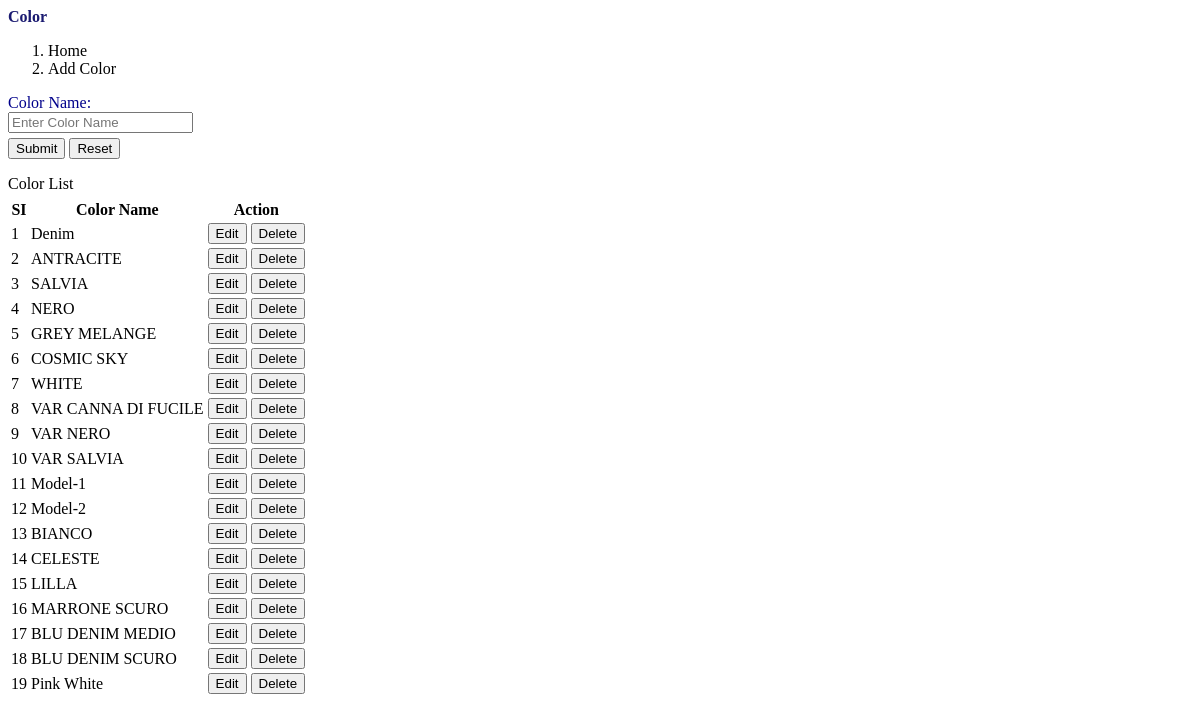
Before: /settings/color.php (signed in) with the older database file.
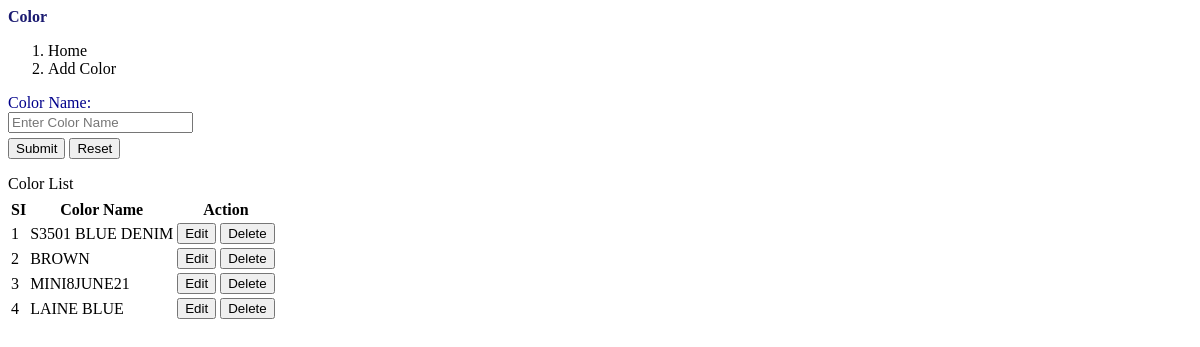
After: the same page with the newer database file.
### tables this page shows
CREATE TABLE `color` (
  `row_id` int(10) NOT NULL,
  `color_id` varchar(15) NOT NULL,
  `color_name` varchar(50) DEFAULT NULL,
  `recording_person_id` varchar(30) DEFAULT NULL,
  `recording_person_name` varchar(50) DEFAULT NULL,
  `recording_time` datetime DEFAULT NULL
);

### settings/color.php (the view, shortened to what this page needs)
<?php
include('../login/db_connection_class.php');
?>
<div class="col-sm-12 col-md-12 col-lg-12">
    <div id="for_all_page_load">
		<div class="panel panel-default">
				<div class="panel-heading" style="color:#191970;"><b>Color</b></div>
				   <nav aria-label="breadcrumb">
					  <ol class="breadcrumb">
					    <li class="breadcrumb-item active" aria-current="page">Home</li>
					     <li class="breadcrumb-item"><a onclick="load_page('settings/color.php')">Add Color</a></li>
					  </ol>
					</nav>
				<form class="form-horizontal" action="" style="margin-top:10px;" name="color_form" id="color_form">
						<div class="form-group form-group-sm" id="form-group_for_color_name">
								<label class="control-label col-sm-3" for="color_name" style="color:#00008B;">Color Name:</label>
								<div class="col-sm-5">
									<input type="text" class="form-control" id="color_name" name="color_name" placeholder="Enter Color Name" required>
								</div>
						</div>
						<div class="form-group form-group-sm">
								<div class="col-sm-offset-3 col-sm-5">
									<button type="button" class="btn btn-primary" onClick="sending_data_of_color_form_for_saving_in_database()">Submit</button>
									<button type="reset" class="btn btn-success">Reset</button>
								</div>
						</div>
				</form>
		</div>
   <div class="panel panel-default" id="table_load">
       <div class="form-group form-group-sm">
	         <label class="control-label col-sm-5" for="search">Color List</label>
	   </div>
        <div class="form-group form-group-sm" >
          <table id="datatable-buttons" class="table table-striped table-bordered">
         	<thead>
                 <tr>
                 <th>SI</th>
                 <th>Color Name</th>
                 <th>Action</th>
                 </tr>
            </thead>
            <tbody>
            <?php
                            $s1 = 1;
                            $sql_for_color = "SELECT * FROM color ORDER BY row_id ASC";
                            $res_for_color = mysqli_query($con, $sql_for_color);
                            while ($row = mysqli_fetch_assoc($res_for_color))
                            {
             ?>
             <tr>
                <td><?php echo $s1; ?></td>
                <td><?php echo $row['color_name']; ?></td>
                <td>
                        <button type="submit" id="edit_color" name="edit_color"  class="btn btn-primary btn-xs" onclick="load_page('settings/edit_color.php?color_id=<?php echo $row['color_id'] ?>')"> Edit </button>
                        <button type="submit" id="delete_color" name="delete_color"  class="btn btn-danger btn-xs" onclick="sending_data_for_delete_color('<?php echo $row['color_id'] ?>')"> Delete </button>
                 </td>
                <?php
                $s1++;
                                 }
                 ?>
             </tr>
          </tbody>
         </table>
        </div>
      </div>
    </div>
</div>

### settings/color.php (style rules this page uses)
.form-group { margin-bottom: 5px; }

Changed rows visible on the page:
removed color: color_name "Denim"
removed color: color_name "COSMIC SKY"
removed color: color_name "WHITE"
removed color: color_name "VAR CANNA DI FUCILE"
removed color: color_name "VAR NERO"
removed color: color_name "VAR SALVIA"
removed color: color_name "Model-1"
removed color: color_name "Model-2"
removed color: color_name "BIANCO"
removed color: color_name "CELESTE"
removed color: color_name "LILLA"
removed color: color_name "MARRONE SCURO"
removed color: color_name "BLU DENIM MEDIO"
removed color: color_name "BLU DENIM SCURO"
removed color: color_name "Pink White"
changed color: color_name "ANTRACITE" → "S3501 BLUE DENIM"
changed color: color_name "SALVIA" → "BROWN"
changed color: color_name "NERO" → "MINI8JUNE21"
changed color: color_name "GREY MELANGE" → "LAINE BLUE"
